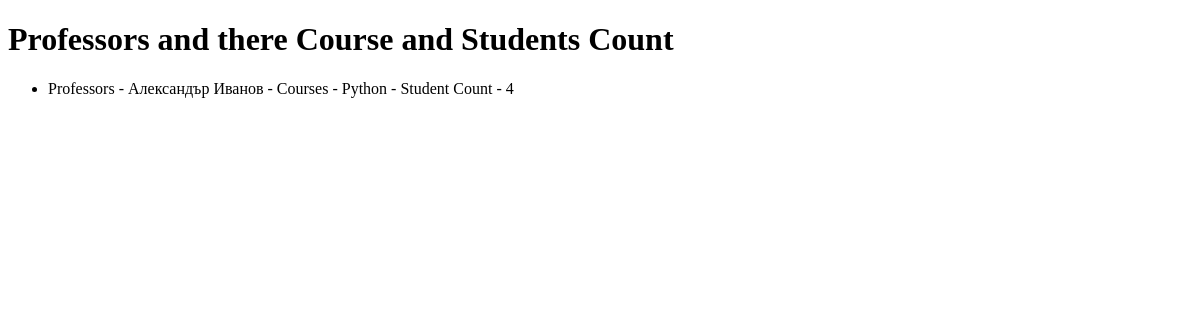
The app's page /professor-courses-student-count/, older data.
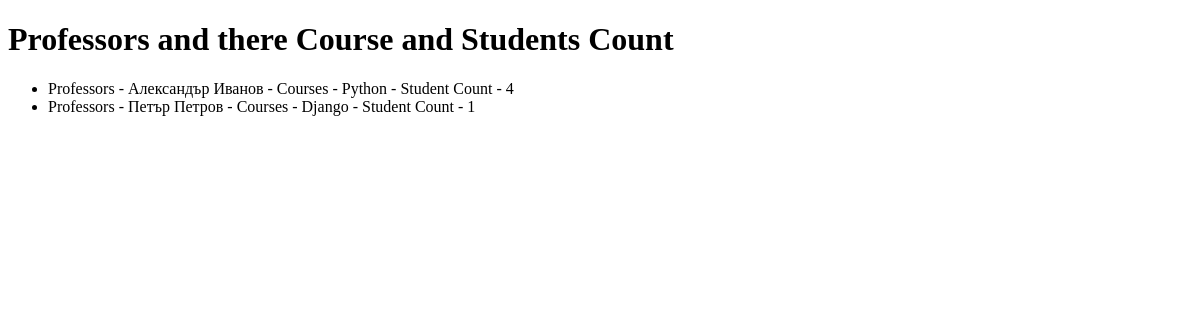
The same page, newer data.
### main/models.py (models this page shows, shortened)
class Professors(models.Model):
    first_name = models.CharField(max_length=200)
    last_name = models.CharField(max_length=200)
    titles = models.ForeignKey(Title, on_delete=models.CASCADE)

### main/views.py (the view)
# urls.py: path('professor-courses-student-count/', TeacherDisciplinesAndStudentsCount.as_view()),
class TeacherDisciplinesAndStudentsCount(View):
    def get(self, request, *args, **kwargs):
        professors = Professors.objects.raw(get_teacher_disciplines_and_students_count())
        context = {'professors': professors}
        return render(request, 'get_professors_and_there_courses_and_student_count.html', context)

### main/queries.py (called while the page is built)
def get_teacher_disciplines_and_students_count():
    return 'SELECT *, count(mp.id) as count ' \
           'FROM main_course ' \
           'inner join main_professors mp on mp.id = main_course.professor_id ' \
           'inner join main_student ms on main_course.id = ms.courses_id ' \
           'group by mp.id'

### templates/get_professors_and_there_courses_and_student_count.html (shortened to what this page needs)
<!DOCTYPE html>
<html lang="en">
<head>
</head>
<body>
<h1>Professors and there Course and Students Count</h1>
    <ul>
        {% for profesor in professors %}
            <li>
                Professors - {{ profesor.first_name }}  {{ profesor.last_name }} - Courses - {{ profesor.title }} - Student Count - {{ profesor.count }}
            </li>
        {% endfor %}
    </ul>
</body>
</html>

Row changes from the older to the newer data that the page shows:
added Professors: first_name "Петър", last_name "Петров", title "Django", count "1"
